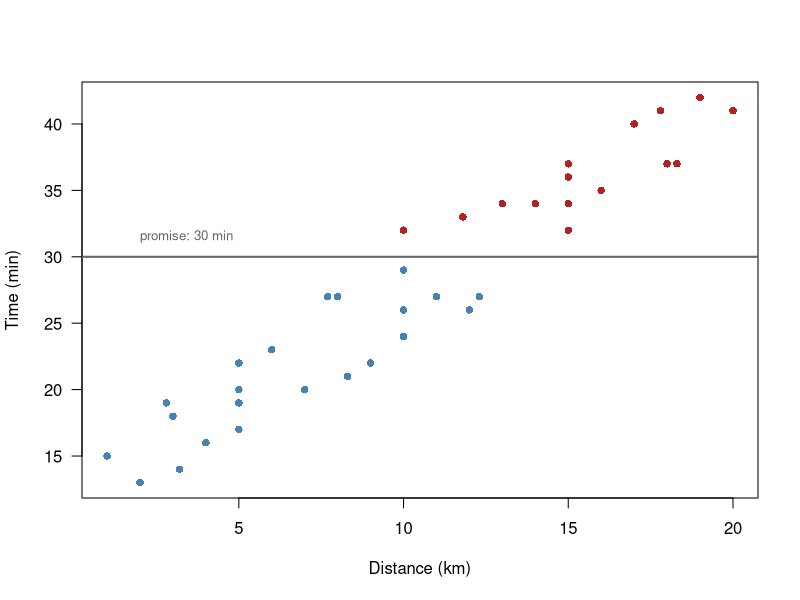
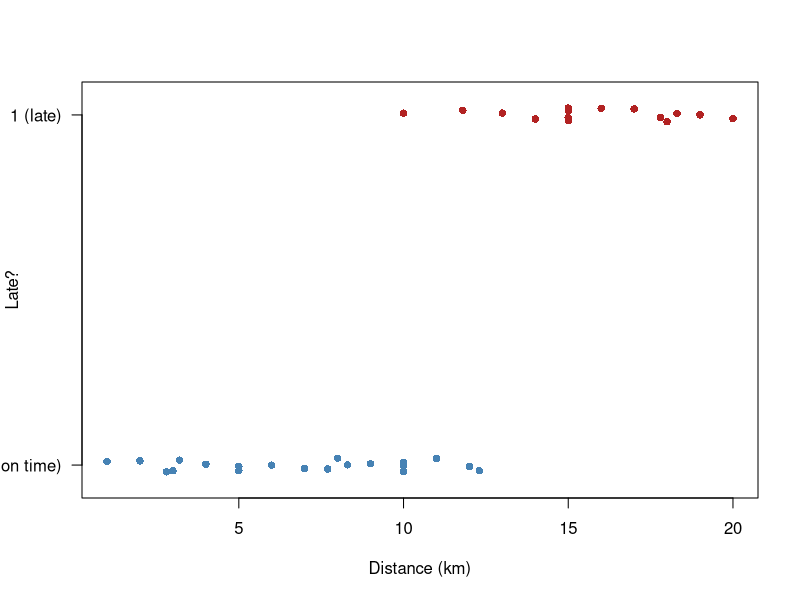
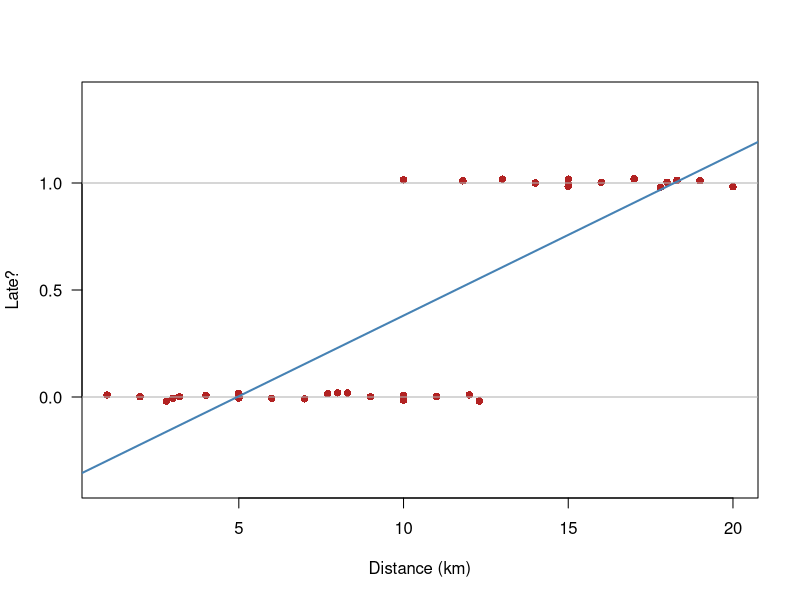
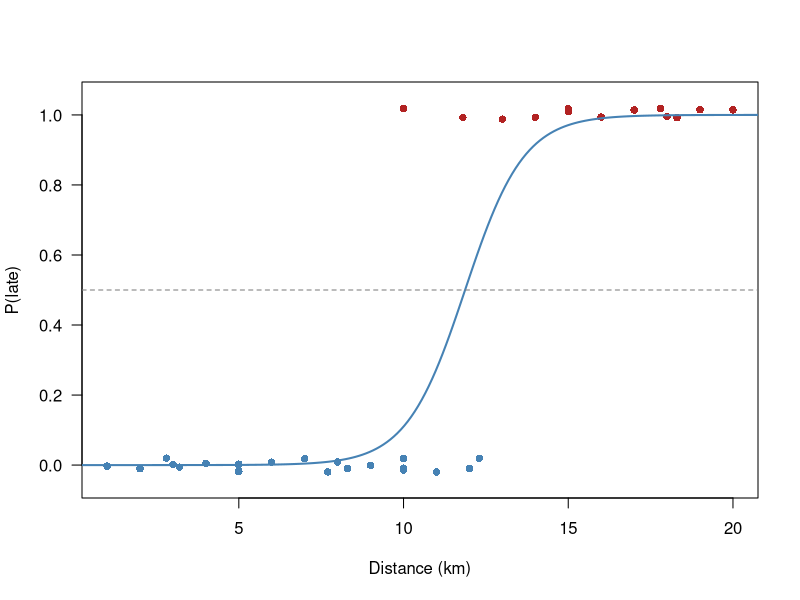

Reproduce these figures in R, in order. (Note: this script raises an error after producing the figures.)
## ---- chunk 1
knitr::opts_chunk$set(echo = TRUE, fig.width = 6, fig.height = 4.2,
                      fig.align = "center")
## ---- chunk 2
# Uncomment if needed to install the relevant R packages
# install.packages("palmerpenguins")
# install.packages("dplyr")

library(palmerpenguins)
library(dplyr)
library(purrr)
library(nnet)      # for multinomial regression, in Part VII
## ---- chunk 3
deliveries <- data.frame(
  distance_km = c(1, 2, 2.8, 3, 3.2, 4, 5, 5, 5, 5, 6, 7, 7.7, 8, 8.3, 9,
                  10, 10, 10, 10, 11, 11.8, 12, 12.3, 13, 14, 15, 15, 15,
                  15, 16, 17, 17.8, 18, 18.3, 19, 20),
  time_min    = c(15, 13, 19, 18, 14, 16, 17, 19, 20, 22, 23, 20, 27, 27,
                  21, 22, 24, 26, 29, 32, 27, 33, 26, 27, 34, 34, 32, 34,
                  36, 37, 35, 40, 41, 37, 37, 42, 41))
## ---- chunk 4
deliveries <- deliveries %>%
  mutate(late = as.integer(time_min > 30))

table(deliveries$late)
## ---- chunk 5
plot(time_min ~ distance_km, data = deliveries, las = 1,
     pch = 16, col = ifelse(deliveries$late == 1, "firebrick", "steelblue"),
     xlab = "Distance (km)", ylab = "Time (min)")

abline(h = 30, col = "grey40", lwd = 2)
text(2, 31.5, "promise: 30 min", col = "grey40", cex = 0.8, adj = 0)
## ---- chunk 6
plot(jitter(late, amount = 0.02) ~ distance_km, data = deliveries, las = 1,
     pch = 16, col = ifelse(deliveries$late == 1, "firebrick", "steelblue"),
     ylim = c(-0.05, 1.05), yaxt = "n",
     xlab = "Distance (km)", ylab = "Late?")
axis(2, at = c(0, 1), labels = c("0 (on time)", "1 (late)"), las = 1)
## ---- chunk 7
# Write your code in this code block

## ---- chunk 8
bad_fit <- lm(late ~ distance_km, data = deliveries)

coef(bad_fit)
## ---- chunk 9
predict(bad_fit, newdata = data.frame(distance_km = c(1, 20)))
## ---- chunk 10
plot(jitter(late, amount = 0.02) ~ distance_km, data = deliveries, las = 1,
     pch = 16, col = "firebrick", ylim = c(-0.4, 1.4),
     xlab = "Distance (km)", ylab = "Late?")

abline(h = c(0, 1), col = "grey70")
abline(bad_fit, col = "steelblue", lwd = 2)
## ---- chunk 11
logit_fit <- glm(late ~ distance_km, data = deliveries, family = binomial)

coef(logit_fit)
## ---- chunk 12
grid <- data.frame(distance_km = seq(0, 21, length.out = 200))
grid$p <- predict(logit_fit, newdata = grid, type = "response")

plot(jitter(late, amount = 0.02) ~ distance_km, data = deliveries, las = 1,
     pch = 16, col = ifelse(deliveries$late == 1, "firebrick", "steelblue"),
     ylim = c(-0.05, 1.05),
     xlab = "Distance (km)", ylab = "P(late)")

lines(grid$distance_km, grid$p, col = "steelblue", lwd = 2)
abline(h = 0.5, lty = 2, col = "grey50")
## ---- chunk 13
predict(logit_fit, newdata = data.frame(distance_km = 12))                    # log-odds
predict(logit_fit, newdata = data.frame(distance_km = 12), type = "response") # probability
## ---- chunk 14
# Write your code in this code block

## ---- chunk 15
exp(coef(logit_fit))
## ---- chunk 16
exp(2 * coef(logit_fit)[2])   # two extra kilometres
## ---- chunk 17
# Write your code in this code block

## ---- chunk 18
loglik <- function(b0, b1, data = deliveries){
  z <- b0 + b1 * data$distance_km
  p <- 1 / (1 + exp(-z))
  # each delivery contributes log(p) if it was late, log(1 - p) if not
  return(sum(ifelse(data$late == 1, log(p), log(1 - p))))
}
## ---- chunk 19
loglik(-13.2, 1.1)   # close to the fitted curve
loglik(-4.0, 0.35)   # a much flatter curve
loglik(0, 0)         # a curve that says 50-50 for every delivery
## ---- chunk 20
loglik(logit_fit)
## ---- chunk 21
# Write your code in this code block

## ---- chunk 22
slopes <- seq(from = 0.3, to = 2.5, by = 0.01)
## ---- chunk 23
# Write your code in this code block

## ---- chunk 24
p_hat <- predict(logit_fit, type = "response")

predicted_late <- as.integer(p_hat > 0.5)

table(predicted = predicted_late, actual = deliveries$late)
## ---- chunk 25
mean(predicted_late == deliveries$late)   # accuracy
## ---- chunk 26
mean(deliveries$late == 0)                # accuracy of always saying "on time"
## ---- chunk 27
# Write your code in this code block

## ---- chunk 28
# Write your code in this code block

## ---- chunk 29
penguins_clean <- penguins %>%
  filter(!is.na(body_mass_g), !is.na(flipper_length_mm),
         !is.na(bill_depth_mm), !is.na(sex))

table(penguins_clean$sex)
## ---- chunk 30
# Write your code in this code block

## ---- chunk 31
# Optional challenge: write your ggplot2 code in this code block

## ---- chunk 32
penguins_plot <- penguins_clean %>%
  mutate(male = as.integer(sex == "male"))

par(mar = c(5, 7, 2, 1))   # a wider left margin, for the 0/1 labels

plot(jitter(male, amount = 0.05) ~ body_mass_g, data = penguins_plot, las = 1,
     pch = 16, col = ifelse(penguins_plot$sex == "male", "firebrick", "steelblue"),
     ylim = c(-0.1, 1.1), yaxt = "n",
     xlab = "Body mass (g)", ylab = "")
axis(2, at = c(0, 1), labels = c("0 (female)", "1 (male)"), las = 1)

par(mar = c(5, 4, 4, 2) + 0.1)   # back to R's default margins
## ---- chunk 33
par(mfrow = c(1, 3))   # 1 row, 3 panels

for (sp in levels(penguins_plot$species)) {
  d <- penguins_plot %>% filter(species == sp)
  plot(jitter(male, amount = 0.05) ~ body_mass_g, data = d, las = 1,
       pch = 16, col = ifelse(d$sex == "male", "firebrick", "steelblue"),
       xlim = range(penguins_plot$body_mass_g), ylim = c(-0.1, 1.1),
       yaxt = "n", main = sp, xlab = "Body mass (g)", ylab = "")
  axis(2, at = c(0, 1), labels = c("F", "M"), las = 1)
}

par(mfrow = c(1, 1))   # back to one plot per figure
## ---- chunk 34
sex_fit <- glm(sex ~ body_mass_g, data = penguins_clean, family = binomial)

coef(sex_fit)
## ---- chunk 35
levels(penguins_clean$sex)
## ---- chunk 36
exp(100 * coef(sex_fit)[2])   # odds ratio for 100 g, a more natural step than 1 g
## ---- chunk 37
# Write your code in this code block

## ---- chunk 38
sex_fit2 <- glm(sex ~ body_mass_g + species,
                data = penguins_clean, family = binomial)

round(coef(sex_fit2), 4)
## ---- chunk 39
exp(100 * coef(sex_fit2)[2])
## ---- chunk 40
# Write your code in this code block

## ---- chunk 41
set.seed(2024)
n        <- nrow(penguins_clean)
train_id <- sample(seq_len(n), size = round(0.7 * n))
train    <- penguins_clean[train_id, ]
test     <- penguins_clean[-train_id, ]
## ---- chunk 42
# Write your code in this code block

## ---- chunk 43
sp_fit <- multinom(species ~ flipper_length_mm, data = penguins_clean)
## ---- chunk 44
round(coef(sp_fit), 3)
## ---- chunk 45
head(round(predict(sp_fit, type = "probs"), 3))
## ---- chunk 46
grid2 <- data.frame(flipper_length_mm = seq(170, 235, length.out = 200))
probs <- predict(sp_fit, newdata = grid2, type = "probs")

matplot(grid2$flipper_length_mm, probs, type = "l", lty = 1, lwd = 2,
        col = c("steelblue", "orange3", "firebrick"), las = 1,
        xlab = "Flipper length (mm)", ylab = "Predicted probability")

legend("left", bty = "n", legend = colnames(probs),
       col = c("steelblue", "orange3", "firebrick"), lwd = 2)
## ---- chunk 47
# Write your code in this code block

## ---- chunk 48
two_species <- penguins_clean %>%
  filter(species %in% c("Adelie", "Gentoo")) %>%
  mutate(is_gentoo = as.integer(species == "Gentoo"))

set.seed(1)
small <- two_species[sample(nrow(two_species), 16), ]

# in this sample, the flipper lengths of the two species do not overlap at all
range(small$flipper_length_mm[small$is_gentoo == 0])
range(small$flipper_length_mm[small$is_gentoo == 1])
## ---- chunk 49
# Write your code in this code block

## ---- chunk 50
range(penguins_clean$body_mass_g)
## ---- chunk 51
predict(sex_fit,
        newdata = data.frame(body_mass_g = c(4000, 7000, 12000)),
        type = "response")
## ---- chunk 52
set.seed(2024)

slopes <- map_dbl(1:300, \(i){
  s <- penguins_clean %>% slice_sample(n = 100)
  coef(glm(sex ~ body_mass_g, data = s, family = binomial))[2]
})

hist(slopes, breaks = 25, col = "lightblue", las = 1,
     main = "Sampling distribution of the slope (n = 100)",
     xlab = "Estimated coefficient of body mass (log-odds per g)")

sd(slopes)
## ---- chunk 53
# Write your code in this code block
